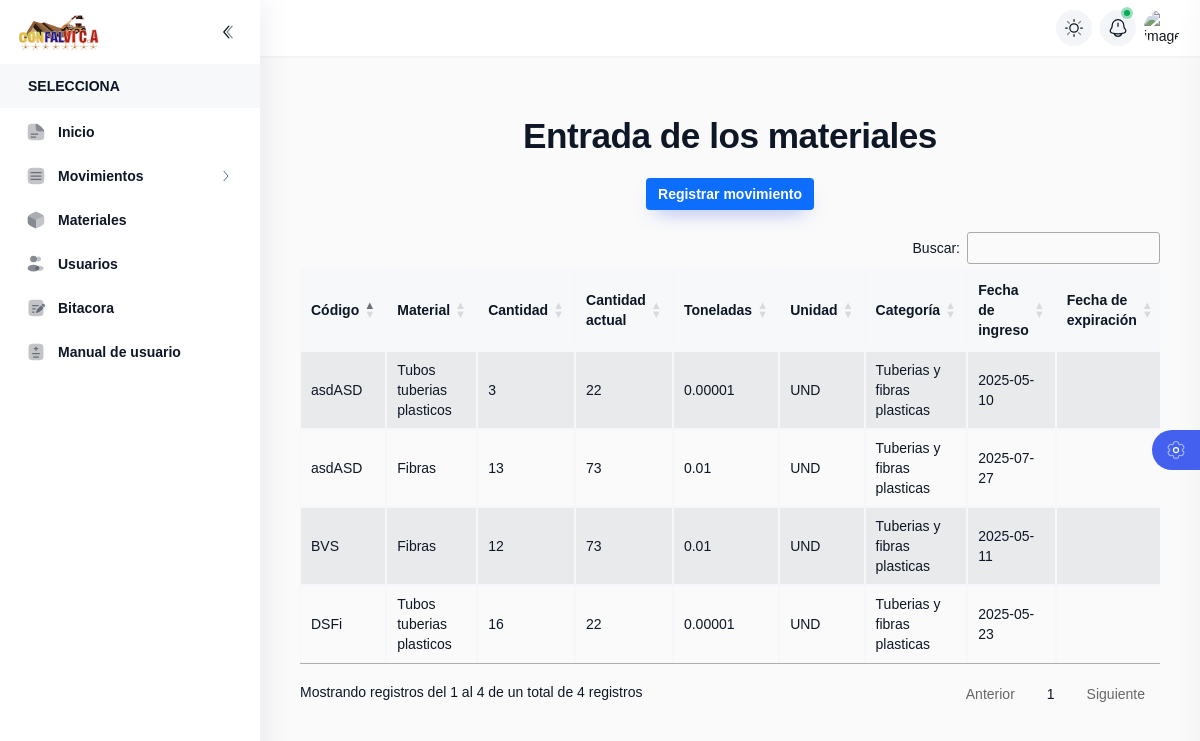
The app's page /list_materials.php (signed in) with its own data.
### tables this page shows
CREATE TABLE `movement` (
  `materials_id` int(10) NOT NULL,
  `code` varchar(255) NOT NULL,
  `amount` float NOT NULL,
  `date_income` date DEFAULT NULL,
  `date_expiration` date DEFAULT NULL,
  `estatus` tinyint(1) NOT NULL DEFAULT 1,
  `type` varchar(10) NOT NULL,
  `material` int(10) NOT NULL
);

CREATE TABLE `material` (
  `material_id` int(10) NOT NULL,
  `name` varchar(255) NOT NULL,
  `tonelada` varchar(255) NOT NULL,
  `amount_total` float NOT NULL DEFAULT 0,
  `unidad` int(10) NOT NULL,
  `categoria` int(10) NOT NULL,
  `estatus` tinyint(1) NOT NULL DEFAULT 1
);

CREATE TABLE `unidad` (
  `unidad_id` int(10) NOT NULL,
  `siglas` varchar(50) NOT NULL,
  `description` varchar(255) NOT NULL
);

CREATE TABLE `categoria` (
  `categoria_id` int(10) NOT NULL,
  `details` varchar(255) NOT NULL
);

### list_materials.php (the view, shortened to what this page needs)
<?php
include("head.php");
$materials = [];
$query = "SELECT movement.*, material.*, unidad.siglas AS nombre_unidad, categoria.details AS nombre_categoria FROM movement INNER JOIN material ON movement.material = material.material_id LEFT JOIN unidad ON material.unidad = unidad.unidad_id LEFT JOIN categoria ON material.categoria = categoria.categoria_id WHERE movement.type = 'entrada'";
$result = mysqli_query($conn, $query);
if ($result && mysqli_num_rows($result) > 0) {
    while ($row = mysqli_fetch_assoc($result)) {
        $materials[] = $row;
    }
}
?>
<link rel="stylesheet" type="text/css" href="CSS/h1-style.css">
<link rel="stylesheet" href="https://cdn.datatables.net/1.13.7/css/jquery.dataTables.min.css">
<link rel="stylesheet" href="https://cdn.datatables.net/1.13.7/css/dataTables.bootstrap5.min.css">
<link rel="stylesheet" href="https://cdn.datatables.net/buttons/2.4.2/css/buttons.dataTables.min.css">
<link rel="stylesheet" href="https://cdn.jsdelivr.net/npm/sweetalert2@11/dist/sweetalert2.min.css">
<div style="text-align: center; padding: 30px 20px;">
    <h2 class="h2-style" ">Entrada de los materiales</h2>
    <div style="margin-top: 20px;">
        <a href="register_movement.php" class="btn btn-primary">
            Registrar movimiento
        </a>
    </div>
<div x-data="basic" style="padding: 20px;">
    <div class="table-responsive">
        <table id="table" class="table table-striped table-bordered" style="width:100%;">
            <thead class="table-dark">
                <tr>
                    <th>Código</th>
                    <th>Material</th>
                    <th>Cantidad</th>
                    <th>Cantidad actual</th>
                    <th>Toneladas</th>
                    <th>Unidad</th>
                    <th>Categoría</th>
                    <th>Fecha de ingreso</th>
                    <th>Fecha de expiración</th>
                </tr>
            </thead>
            <tbody>
                <?php if (count($materials) > 0): ?>
                    <?php foreach ($materials as $material): ?>
                        <tr>
                            <td><?php echo htmlspecialchars($material['code']); ?></td>
                            <td><?php echo htmlspecialchars($material['name']); ?></td>
                            <td><?php echo htmlspecialchars($material['amount']); ?></td>
                            <td><?php echo htmlspecialchars($material['amount_total']); ?></td>
                            <td><?php echo htmlspecialchars($material['tonelada']); ?></td>
                            <td><?php echo htmlspecialchars($material['nombre_unidad']); ?></td>
                            <td><?php echo htmlspecialchars($material['nombre_categoria']); ?></td>
                            <td><?php echo htmlspecialchars($material['date_income']); ?></td>
                            <td><?php echo htmlspecialchars($material['date_expiration']); ?></td>
                        </tr>
                    <?php endforeach; ?>
                <?php else: ?>
                    <tr>
                        <td colspan="10" style="text-align: center;">No se encontraron materiales</td>
                    </tr>
                <?php endif; ?>
            </tbody>
        </table>
    </div>
</div>
</div>
</body>
</html>

### CSS/styles.css (style rules this page uses)
.btn { display: inline-flex; align-items: center; justify-content: center; gap: 0.5rem; padding: 0.5rem 2rem; }

### CSS/h1-style.css (style rules this page uses)
.h2-style { font-size: 2.8rem; font-weight: 700; margin: 40px 0 30px; text-align: center; letter-spacing: -0.5px; font-size: 2.2rem; }

### list_materials.php (style rules this page uses)
.btn { padding: 6px 12px; text-decoration: none; border-radius: 4px; font-size: 14px; margin: 2px; display: inline-block; text-align: center; border: none; cursor: pointer; transition: all 0.3s ease; }
.btn-primary { background-color: #0d6efd; color: white; }

### records on screen
movement: code "asdASD", material.name "Tubos tuberias plasticos", amount "3", material.amount_total "22", material.tonelada "0.00001", unidad.siglas "UND", categoria.details "Tuberias y fibras plasticas", date_income "2025-05-10"
movement: code "DSFi", material.name "Tubos tuberias plasticos", amount "16", material.amount_total "22", material.tonelada "0.00001", unidad.siglas "UND", categoria.details "Tuberias y fibras plasticas", date_income "2025-05-23"
movement: code "BVS", material.name "Fibras", amount "12", material.amount_total "73", material.tonelada "0.01", unidad.siglas "UND", categoria.details "Tuberias y fibras plasticas", date_income "2025-05-11"
movement: code "asdASD", material.name "Fibras", amount "13", material.amount_total "73", material.tonelada "0.01", unidad.siglas "UND", categoria.details "Tuberias y fibras plasticas", date_income "2025-07-27"
